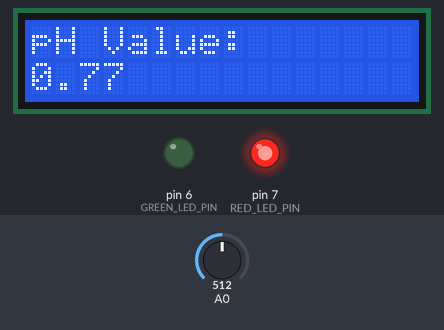
A sketch run on a simulated Arduino Uno, built with avr-gcc and run on an emulated ATmega328P. Shown: 16×2 character LCD, output pins drawn as LEDs (lit = HIGH). The inputs (shaded band) are chosen by the test bench; at power-on: A0 = 512. What the sketch prints to the serial monitor is not drawn.

Above: at 2.2 s.
2.3 s: A0 set to 341
At 4.1 s:
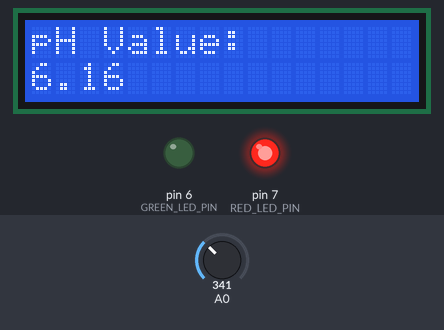
5.2 s: A0 set to 313
At 6.3 s:
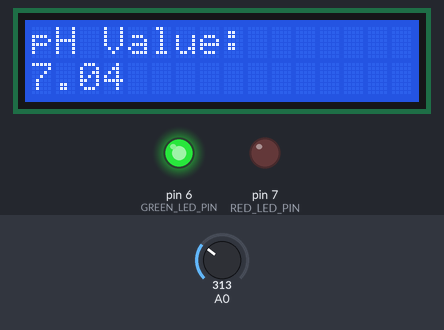
7.5 s: A0 set to 306
At 8.5 s:
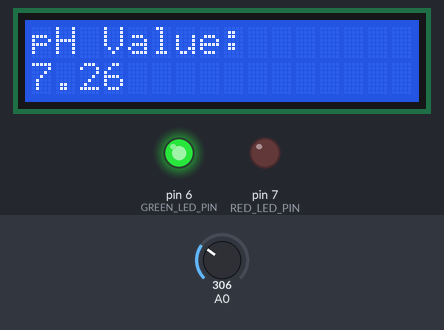
Timing chart, 0 to 10.5 s (numbered marks = the images above; inputs shaded):
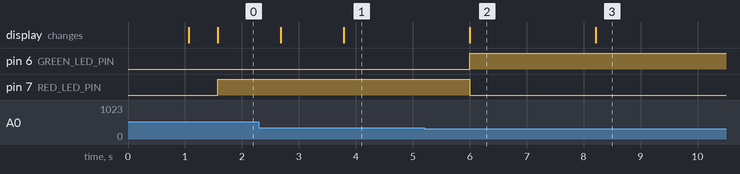

The sketch:

waterQualityIndicator.ino
```cpp
#include <LiquidCrystal.h>

// LCD pin connections: RS, EN, D4, D5, D6, D7
LiquidCrystal lcd(12, 11, 5, 4, 3, 2);

// Calibration value for pH
float calibration_value = 16.9; //17.29

float calibration_slope = -6.54; //m found with cola ph and v


int buffer_arr[10], temp;
unsigned long int avgval;


// LED Pins
#define GREEN_LED_PIN 6  // Safe LED
#define RED_LED_PIN 7     // Unsafe LED

void setup() {
  Serial.begin(9600);
  delay(1000);
  Serial.println("Hello There");
  Serial.println("pH Sensor Initialised");

  pinMode(GREEN_LED_PIN, OUTPUT);
  pinMode(RED_LED_PIN, OUTPUT);

  lcd.begin(16, 2);  // Initialize 16x2 LCD
  lcd.clear();
}

void loop() {
  // Read 10 samples
  for (int i = 0; i < 10; i++) {
    buffer_arr[i] = analogRead(A0);
    delay(50);
  }

  // Sort readings
  for (int i = 0; i < 9; i++) {
    for (int j = i + 1; j < 10; j++) {
      if (buffer_arr[i] > buffer_arr[j]) {
        temp = buffer_arr[i];
        buffer_arr[i] = buffer_arr[j];
        buffer_arr[j] = temp;
      }
    }
  }

  // Average the middle 6
  avgval = 0;
  for (int i = 2; i < 8; i++) {
    avgval += buffer_arr[i];
  }

  float volt = (float)avgval * 5.0 / 1024 / 6;

  float ph_act = -6.45 * volt + calibration_value;
  //float ph_act = calibration_slope * volt + calibration_value; // y=mx+c

  Serial.print("Analog: ");
  Serial.print(avgval / 6);
  Serial.print(" | Voltage: ");
  Serial.print(volt, 3);
  Serial.print(" V | pH: ");
  Serial.print(ph_act, 2);

  lcd.clear();
  lcd.setCursor(0, 0);
  lcd.print("pH Value:");
  lcd.setCursor(0, 1);
  lcd.print(ph_act, 2);

  if (ph_act >= 6.5 && ph_act <= 7.8) {
    // Safe pH range
    Serial.println(" -> Safe");
    digitalWrite(GREEN_LED_PIN, HIGH);
    digitalWrite(RED_LED_PIN, LOW);
  } else {
    // Unsafe pH range
    Serial.println(" -> Unsafe");
    digitalWrite(GREEN_LED_PIN, LOW);
    digitalWrite(RED_LED_PIN, HIGH);
  }

  delay(600);
}
```

Measured:
- the behaviour switches between 331 and 330 on A0 (found by bisection; images 1 and 2)
- after the input at 2.3 s, the display: first changes after 0.38 s (image 1 shows a later state)
- after the input at 5.2 s, pin 6 (GREEN_LED_PIN): LOW → HIGH after 0.80 s; pin 7 (RED_LED_PIN): HIGH → LOW after 0.80 s; the display: changes after 0.80 s (image 2)
- after the input at 7.5 s, the display: changes after 0.71 s (image 3)
